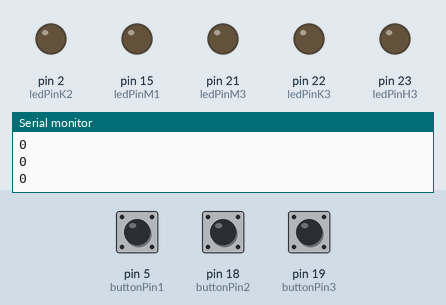
A sketch run on a simulated Arduino Mega 2560, built with avr-gcc and run on an emulated ATmega2560. Parts: output pins drawn as LEDs (lit = HIGH), the last lines printed to the serial monitor. Dashed ring = blinking. Inputs (shaded band) come from the test bench; at power-on: pin 19 (buttonPin3) LOW, pin 5 (buttonPin1) LOW, pin 18 (buttonPin2) LOW.

Above: at 1.8 s.
1.9 s: pin 19 (buttonPin3) pulled HIGH for 0.6 s
At 2.4 s:
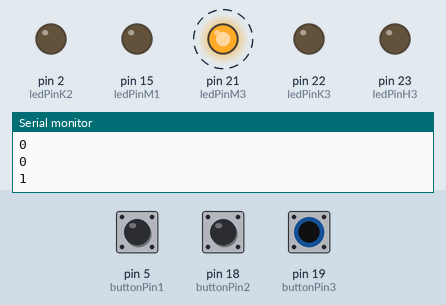
5.5 s: pin 5 (buttonPin1) pulled HIGH for 0.6 s
At 6.3 s:
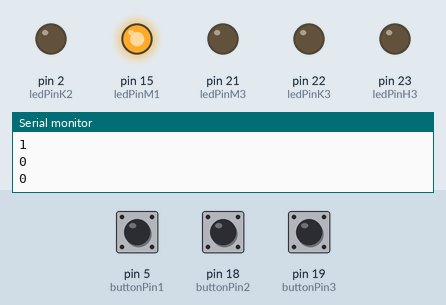
8.0 s: pin 18 (buttonPin2) pulled HIGH for 0.6 s
At 8.4 s:
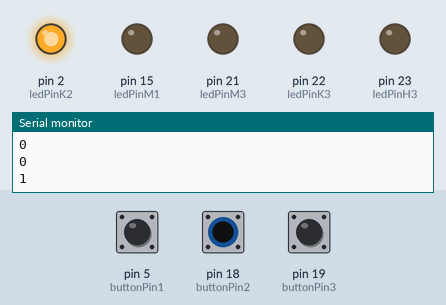
10.1 s: pin 18 (buttonPin2) pulled HIGH for 3.2 s
At 13.3 s:
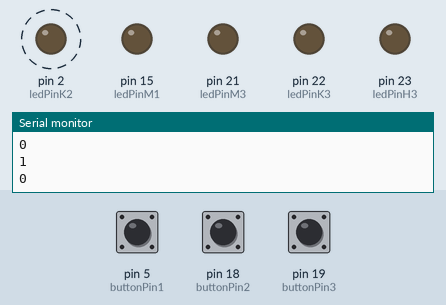
14.8 s: pin 5 (buttonPin1) pulled HIGH for 3.2 s
At 16.4 s:
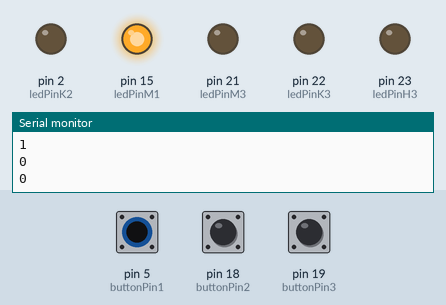
19.5 s: pin 5 (buttonPin1) driven HIGH and pin 18 (buttonPin2) driven HIGH
At 19.9 s:
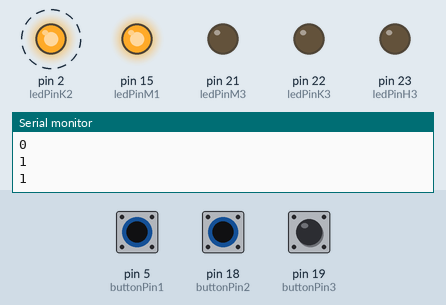
Timing chart, 0 to 23.5 s (numbered marks = the images above; inputs shaded):
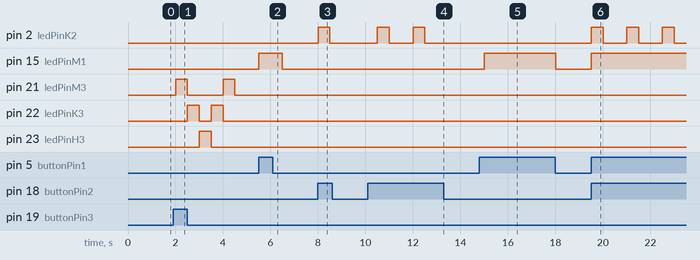

Measured:
- after the input at 1.9 s, pin 21 (ledPinM3): alternates HIGH for 0.50 s and LOW for 1.5 s, starting after 0.10 s; pin 22 (ledPinK3): alternates HIGH for 0.50 s and LOW for 0.50 s, 4 changes in all, then stays LOW, starting after 0.60 s; pin 23 (ledPinH3): LOW → HIGH after 1.1 s, → LOW 0.50 s later
- after the input at 5.5 s, pin 15 (ledPinM1): LOW → HIGH at once, → LOW 1.0 s later
- after the input at 8.0 s, pin 2 (ledPinK2): LOW → HIGH at once, → LOW 0.50 s later
- after the input at 10.1 s, pin 2 (ledPinK2): alternates HIGH for 0.50 s and LOW for 1.0 s, 4 changes in all, then stays LOW, starting after 0.41 s
- after the input at 14.8 s, pin 15 (ledPinM1): LOW → HIGH after 0.21 s, → LOW 3.0 s later
- after the input at 19.5 s, pin 2 (ledPinK2): alternates HIGH for 0.50 s and LOW for 1.0 s, starting at once; pin 15 (ledPinM1): LOW → HIGH at once

The sketch:

GPIO.ino
```cpp
// set pin numbers
const int buttonPin1 = 5;   // the number of the pushbutton pin
const int buttonPin2 = 18;  // the number of the pushbutton pin
const int buttonPin3 = 19;  // the number of the pushbutton pin
const int ledPinM1 = 15;    // the number of the LED pin
const int ledPinK2 = 2;     // the number of the LED pin
const int ledPinM3 = 21;    // the number of the LED pin
const int ledPinK3 = 22;    // the number of the LED pin
const int ledPinH3 = 23;    // the number of the LED pin
// variable for storing the pushbutton status
int buttonState1 = 0;
int buttonState2 = 0;
int buttonState3 = 0;


void setup() {
 Serial.begin(115200);
 // initialize the pushbutton pin as an input
 pinMode(buttonPin1, INPUT);
 pinMode(buttonPin2, INPUT);
 pinMode(buttonPin3, INPUT);
 // initialize the LED pin as an output
 pinMode(ledPinM1, OUTPUT);
 pinMode(ledPinK2, OUTPUT);
 pinMode(ledPinK3, OUTPUT);
 pinMode(ledPinM3, OUTPUT);
 pinMode(ledPinH3, OUTPUT);
}


void loop() {
 // read the state of the pushbutton value
 buttonState1 = digitalRead(buttonPin1);
 Serial.println(buttonState1);
 // check if the pushbutton is pressed.
 // if it is, the buttonState1 is HIGH
 if (buttonState1 == HIGH) {
 // turn LED on
 digitalWrite(ledPinM1, HIGH);
 } else {
 // turn LED off
 digitalWrite(ledPinM1, LOW);
 }

 // read the state of the pushbutton value
 buttonState2 = digitalRead(buttonPin2);
 Serial.println(buttonState2);
 // check if the pushbutton is pressed.
 // if it is, the buttonState2 is HIGH
 if (buttonState2 == HIGH) {
  digitalWrite(ledPinK2, HIGH);    // turn the LED on (HIGH is the voltage level)
  delay(500);                      // wait for a second
  digitalWrite(ledPinK2, LOW);     // turn the LED off by making the voltage LOW
  delay(500);                      // wait for a second
 }

 // read the state of the pushbutton value
 buttonState3 = digitalRead(buttonPin3);
 Serial.println(buttonState3);
 // check if the pushbutton is pressed.
 // if it is, the buttonState3 is HIGH
 if (buttonState3 == HIGH) {
  digitalWrite(ledPinM3, HIGH);  // turn the LED on (HIGH is the voltage level)
  digitalWrite(ledPinK3, LOW);   // turn the LED off by making the voltage LOW
  digitalWrite(ledPinH3, LOW);   // turn the LED off by making the voltage LOW
  delay(500);                    // wait for a second

  digitalWrite(ledPinM3, LOW);   // turn the LED off by making the voltage LOW
  digitalWrite(ledPinK3, HIGH);  // turn the LED on (HIGH is the voltage level)
  digitalWrite(ledPinH3, LOW);   // turn the LED off by making the voltage LOW
  delay(500);                    // wait for a second

  digitalWrite(ledPinM3, LOW);   // turn the LED off by making the voltage LOW
  digitalWrite(ledPinK3, LOW);   // turn the LED off by making the voltage LOW
  digitalWrite(ledPinH3, HIGH);  // turn the LED on (HIGH is the voltage level)
  delay(500);                    // wait for a second

  digitalWrite(ledPinM3, LOW);   // turn the LED off by making the voltage LOW
  digitalWrite(ledPinK3, HIGH);  // turn the LED on (HIGH is the voltage level)
  digitalWrite(ledPinH3, LOW);   // turn the LED off by making the voltage LOW
  delay(500);                    // wait for a second

  digitalWrite(ledPinM3, HIGH);  // turn the LED on (HIGH is the voltage level)
  digitalWrite(ledPinK3, LOW);   // turn the LED off by making the voltage LOW
  digitalWrite(ledPinH3, LOW);   // turn the LED off by making the voltage LOW
  delay(500);                    // wait for a second

 } else{
  digitalWrite(ledPinM3, LOW);   // turn the LED off by making the voltage LOW
  digitalWrite(ledPinK3, LOW);   // turn the LED off by making the voltage LOW
  digitalWrite(ledPinH3, LOW);   // turn the LED off by making the voltage LOW
  delay(500);                    // wait for a second
 }

}
```
